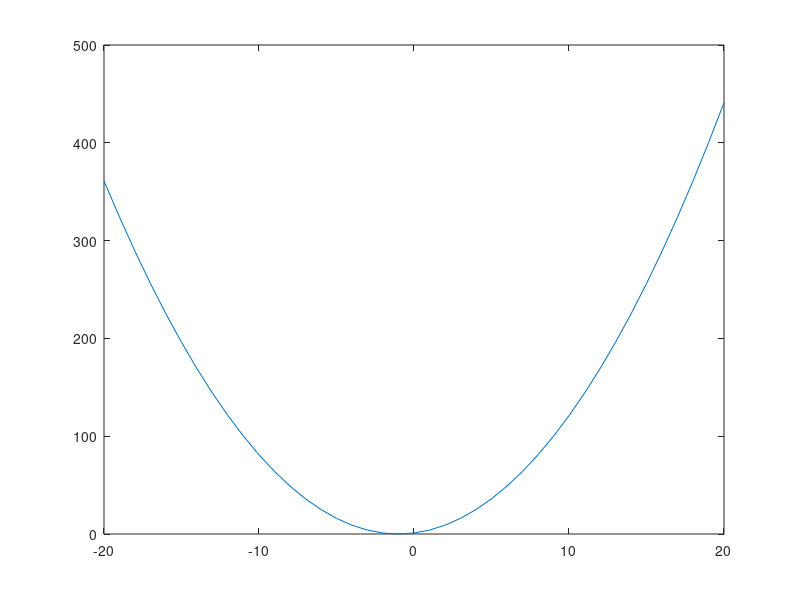
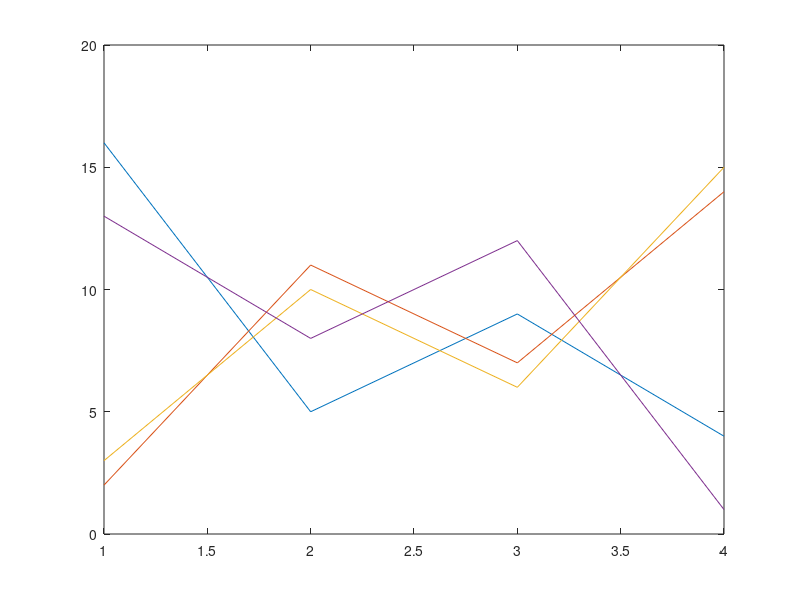
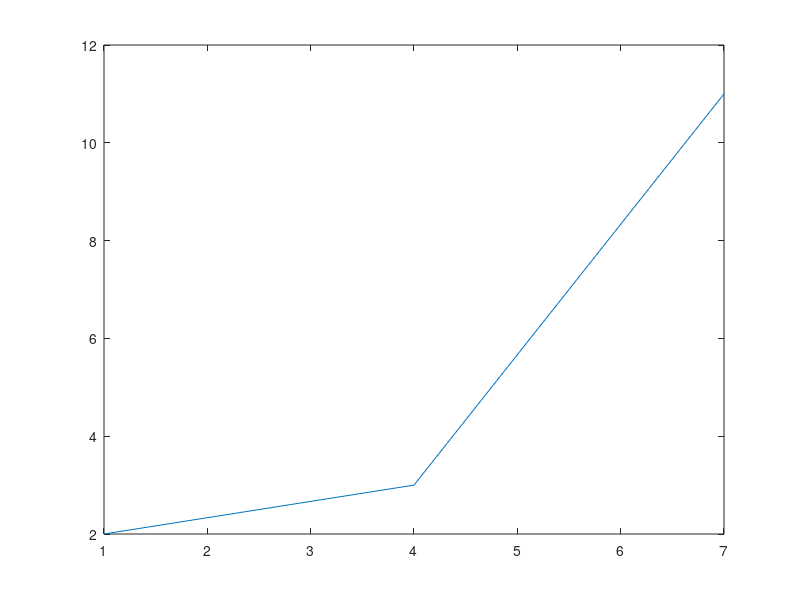
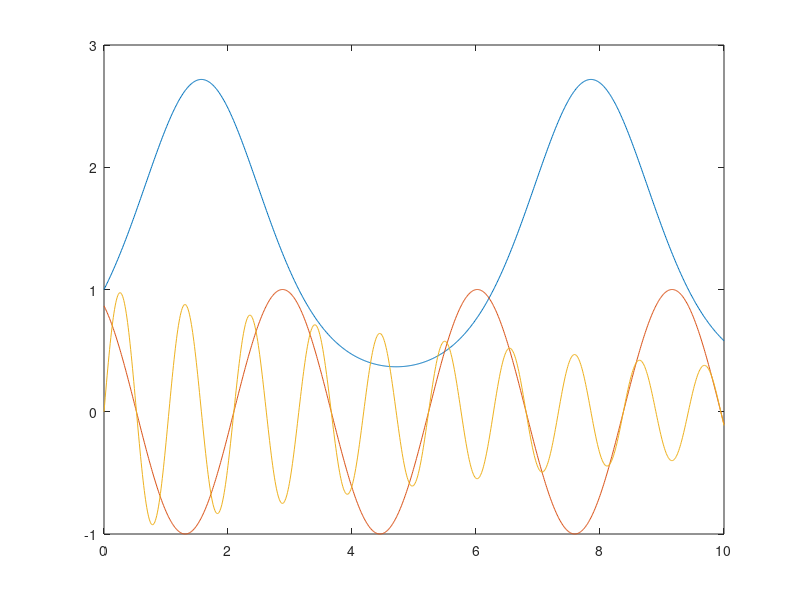

Write the MATLAB code that produced these figures, in order.
close all; clear all; clc;
x = -20:20;
y = x.^2 + 2*x + 1;
plot(x,y);
figure;
z = magic(4);
plot(z);
figure;
c = [1+2i,4+3i,7+11i];
plot(c);
figure;
x1 = 0:0.01:10;
y1 = exp(sin(x1));
y2 = sin(2*x1+2.*pi./3);
y3 = exp(-0.1.*x1).*sin(6*x1);
plot(x1,y1,x1,y2,x1,y3);